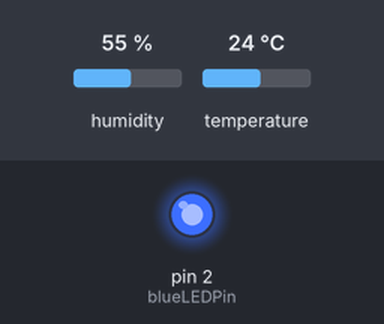
A sketch run on a simulated Arduino Leonardo, built with avr-gcc and run on an emulated ATmega32U4. Shown: output pins drawn as LEDs (lit = HIGH). Inputs (shaded band) come from the test bench; at power-on: humidity 55 %, temperature 24 °C.

Above: at 1.0 s.
At 3.0 s:
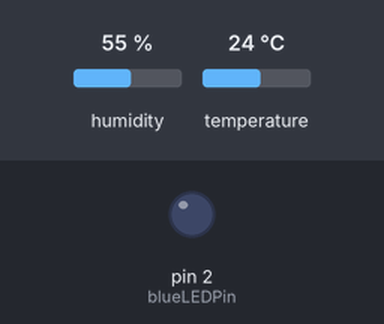
Timing chart, 0 to 5.3 s (numbered marks = the images above):
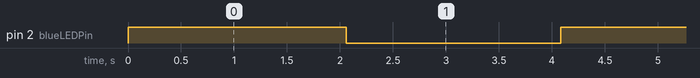

The sketch:

dht11Test.ino
```cpp
#include "dht11.h"

dht11 DHT11;

#define DHT11PIN 3

const int blueLEDPin = 2;
boolean blueLED = true;

void setup()
{
  pinMode(blueLEDPin, OUTPUT);
  digitalWrite(blueLEDPin, blueLED);
  Serial1.begin(9600);
  Serial1.println("DHT11 TEST PROGRAM ");
  Serial1.print("LIBRARY VERSION: ");
  Serial1.println(DHT11LIB_VERSION);
  Serial1.println();

}

void loop()
{
  digitalWrite(blueLEDPin, blueLED);
  blueLED = !blueLED;
  Serial1.println("Booger1\n");

  int chk = DHT11.read(DHT11PIN);

  Serial1.print("Read sensor: ");
  switch (chk)
  {
    case DHTLIB_OK:
    Serial1.println("OK");
    break;
    case DHTLIB_ERROR_CHECKSUM:
    Serial1.println("Checksum error");
    break;
    case DHTLIB_ERROR_TIMEOUT:
    Serial1.println("Time out error");
    break;
    default:
    Serial1.println("Unknown error");
    break;
  }

  Serial1.print("Humidity (%): ");
  Serial1.println((float)DHT11.humidity, 2);

  Serial1.print("Temperature (°C): ");
  Serial1.println((float)DHT11.temperature, 2);
  delay(2000);
}
```

Measured:
- by itself, pin 2 (blueLEDPin): alternates HIGH for 2.0 s and LOW for 2.0 s
